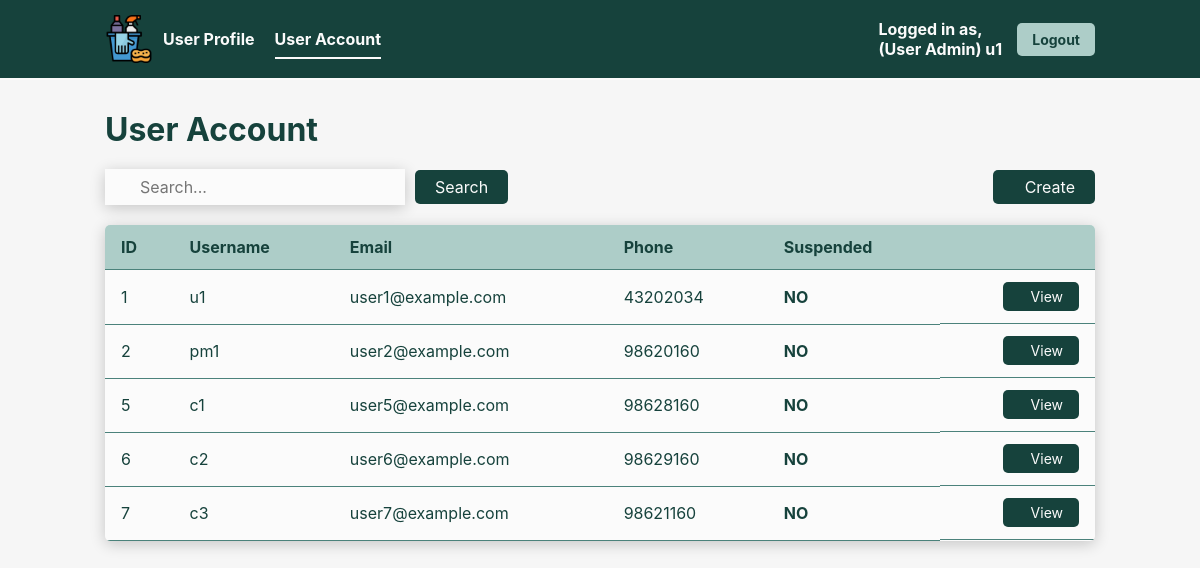
The page /viewUserAccount.php (signed in) on the database its author committed.
### tables this page shows
CREATE TABLE UserAccount (
    `id` INT AUTO_INCREMENT,
    `username` VARCHAR(64) NOT NULL,
    `password` VARCHAR(255) NOT NULL,
    `fullName` VARCHAR(64) NOT NULL,
    `email` VARCHAR(64) NOT NULL,
    `phone` VARCHAR(64) NOT NULL,
    `userProfile` VARCHAR(64) NOT NULL,
    `isSuspend` BOOL NOT NULL DEFAULT 0,
    PRIMARY KEY (`id`),
    FOREIGN KEY (`userProfile`) REFERENCES UserProfile(`role`),
    UNIQUE (`username`)
);

### src/entity/UserAccount.php (called while the page is built, shortened)
<?php
class UserAccount {
    private int $id;
    private string $username;
    private string $email;
    private string $phone;
    private int $isSuspend;
    public function readAllUserAccount(): ?array {
        $db_handle = new Database();
        $db_conn = $db_handle->getConnection();
        try {
            $stmt = $db_conn->prepare("SELECT * FROM `UserAccount`");
            $execResult = $stmt->execute();
            if ($execResult) {
                $userAccounts = $stmt->fetchAll(PDO::FETCH_CLASS, 'UserAccount');
                return $userAccounts;
            } else {
                return null;
            }
        } catch (PDOException $e) {
            error_log("Database query failed: " . $e->getMessage());
            unset($db_handle);
            return null;
        }
    }
    public function getId(): int { return $this->id; }
    public function getUsername(): string { return $this->username; }
    public function getEmail(): string { return $this->email; }
    public function getPhone(): string { return $this->phone; }
    public function getSuspendStatus(): int { return $this->isSuspend; }
}
?>

### src/controllers/ViewAllUserAccountController.php (called while the page is built)
<?php
require_once "entity/UserAccount.php";
class ViewAllUserAccountController {
    private $userAccount;
    public function __construct() {
        $this->userAccount = new UserAccount();
    }
    public function readAllUserAccount() {
        return $this->userAccount->readAllUserAccount();
    }
}
?>

### src/viewUserAccount.php (the view, shortened to what this page needs)
<?php
require_once 'controllers/ViewAllUserAccountController.php';
$controller = new ViewAllUserAccountController();
$userAccount = $controller->readAllUserAccount();
?>
<!DOCTYPE html>
<html lang="en">
<head>
  <link rel="stylesheet" href="css/style.css">
</head>
<body>
  <div class="navbar">
    <div class="navbar-left">
      <img src='img/cleaning-logo.png' alt="Cleaning Logo" width='48px' height='48px'/>
      <a href="viewUserProfile.php">User Profile</a>
      <a href="viewUserAccount.php" class="active">User Account</a>
    </div>
    <div class="navbar-right">
      <span class="navbar-right-text">Logged in as,<br/>(<?php echo htmlspecialchars($_SESSION["userProfile"]); ?>) <?php echo htmlspecialchars($_SESSION["username"]); ?></span>
      <button class="logout-button" onclick="window.location.href='logout.php'">Logout</button>
    </div>
  </div>
  <h1>User Account</h1>
  <div class="section-container">
    <div class="search">
      <div class="search-group">
        <div class="input-wrapper">
          <input id="search_term" type="text" placeholder="Search..." value=<?php if (isset($_GET['q'])) { echo $_GET['q']; } ?>>
        </div>
        <button onclick='window.location.href="viewUserAccount.php?q=\"" + document.getElementById("search_term").value + "\"";' class="search-button">Search</button>
      </div>
      <button onclick='window.location.href="createUserAccount.php"' class="create-button">
        Create
      </button>
    </div>
    <table class="user-table">
      <thead>
        <tr>
          <th>ID</th>
          <th>Username</th>
          <th>Email</th>
          <th>Phone</th>
          <th>Suspended</th>
          <th></th>
        </tr>
      </thead>
      <tbody>
      <?php foreach ($userAccount as $ua): ?>
          <tr>
              <td><?php echo htmlspecialchars($ua->getId()); ?></td>
              <td><?php echo htmlspecialchars($ua->getUsername()); ?></td>
              <td><?php echo htmlspecialchars($ua->getEmail()); ?></td>
              <td><?php echo htmlspecialchars($ua->getPhone()); ?></td>
              <td class="<?php if ($ua->getSuspendStatus() == 1) { echo 'suspended-yes'; } else { echo 'suspended-no'; } ?>">
                <?php if ($ua->getSuspendStatus() == 1) { echo 'YES'; } else { echo 'NO'; } ?>
              </td>
              <td>
                <button class="view-button" onclick='window.location.href="updateUserAccount.php?id=<?php echo htmlspecialchars($ua->getId()); ?>"'><ion-icon name="eye-outline"></ion-icon>View</button>
              </td>
          </tr>
      <?php endforeach; ?>
      </tbody>
    </table>
  </div>
</body>
</html>

### src/css/style.css (style rules this page uses)
* { margin: 0px; padding: 0px; box-sizing: border-box; font-family: 'Inter', 'Segoe UI', sans-serif; }
body { height: 100vh; background-color: #F6F6F6; }
.navbar { background-color: #16423C; padding: 15px 0; display: flex; justify-content: space-between; align-items: center; border-bottom: 2px solid #FBFBFB; }
.navbar-left { display: flex; align-items: center; margin-left: 105px; }
.navbar-left img { margin-right: 10px; }
.navbar-left a { color: #FBFBFB; text-decoration: none; margin-right: 20px; padding: 10px 0; position: relative; font-weight: bold; }
.navbar-left a.active::after { content: ''; position: absolute; bottom: 0; left: 0; width: 100%; height: 2px; background-color: #FBFBFB; }
.navbar-right { display: flex; align-items: center; margin-right: 105px; }
.navbar-right-text { margin-right: 15px; color: #FBFBFB; font-weight: bold; }
.logout-button { background-color: #ADCDC8; color: #16423C; border: none; padding: 8px 15px; border-radius: 5px; cursor: pointer; font-size: 14px; font-weight: bold; }
h1 { margin-left: 105px; margin-top: 30px; color: #16423C; }
.section-container { padding: 0 105px; margin-top: 20px; }
.search { display: flex; justify-content: space-between; align-items: center; margin-bottom: 20px; }
.search-group { display: flex; align-items: center; gap: 10px; }
.search input { padding: 8px 12px; font-size: 16px; width: 300px; }
.input-wrapper { position: relative; }
.input-wrapper input { padding: 8px 12px 8px 35px; font-size: 16px; box-shadow: 0px 3px 15px rgba(0,0,0,0.2); background-color: #FBFBFB; border: None; width: 300px; }
.create-button { display: flex; align-items: center; gap: 12px; }
.search-button, .create-button { font-size: 16px; padding: 7px 20px; background-color: #16423C; color: #FBFBFB; border: none; border-radius: 5px; align-items: center; cursor: pointer; }
.user-table { width: 100%; border-collapse: collapse; border-radius: 5px; overflow: hidden; background-color: #FBFBFB; box-shadow: 0px 3px 15px rgba(0,0,0,0.2); }
.user-table td:last-child { text-align: right; display: flex; justify-content: flex-end; }
.user-table button { display: flex; align-items: center; gap: 12px; }
.user-table thead { background-color: #ADCDC8; font-weight: bold; color: #16423C; }
.user-table th, .user-table td { padding: 12px 16px; text-align: left; border-bottom: 0.5px solid #4B827B; color: #16423C; }
.suspended-no { color: #16423C; font-weight: bold; }
.view-button { background-color: #16423C; color: #FBFBFB; border: none; border-radius: 5px; padding: 6px 16px; font-size: 14px; cursor: pointer; transition: 0.2s ease; text-decoration:none; }

### rows shown on the page
useraccount: id "1", username "u1", email "user1@example.com", phone "43202034", isSuspend "NO"
useraccount: id "2", username "pm1", email "user2@example.com", phone "98620160", isSuspend "NO"
useraccount: id "5", username "c1", email "user5@example.com", phone "98628160", isSuspend "NO"
useraccount: id "6", username "c2", email "user6@example.com", phone "98629160", isSuspend "NO"
useraccount: id "7", username "c3", email "user7@example.com", phone "98621160", isSuspend "NO"

### other values the page prints
$_SESSION["userProfile"] "User Admin"
$_SESSION["username"] "u1"
